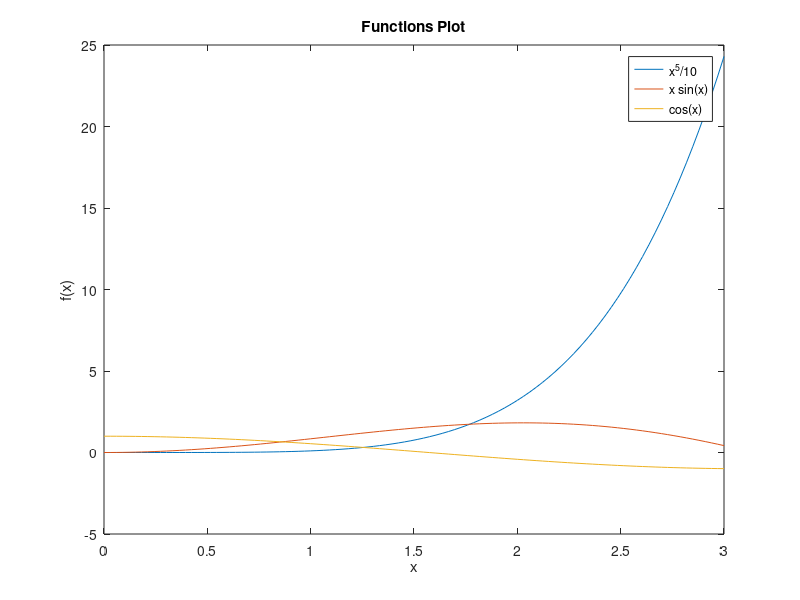

Here is the MATLAB script that generated this plot:
A = [1,0,-2;2,1,3;0,1,0]
B = [2,1,1;1,0,-1;1,1,0]
C = A-B
D = A*B
E = A.*B
disp(E)
%For x e [0; 3], graph on the same set of axes the functions x^5/10, x sin x and cos x,
%in different colors and linestyles. Display a title and a legend on your graph. Then
%plot them on different pictures, but in the same window.

x = linspace(0,3,100) %vector
f1 = x.^5/10; 
f2 = x.*sin(x);
f3 = cos(x);

figure(1);
plot(x,f1)
hold on
plot(x,f2);
plot(x,f3);
hold off;
title('Functions Plot');
legend('x^5/10','x sin(x)','cos(x)');
xlabel('x');
ylabel('f(x)');
